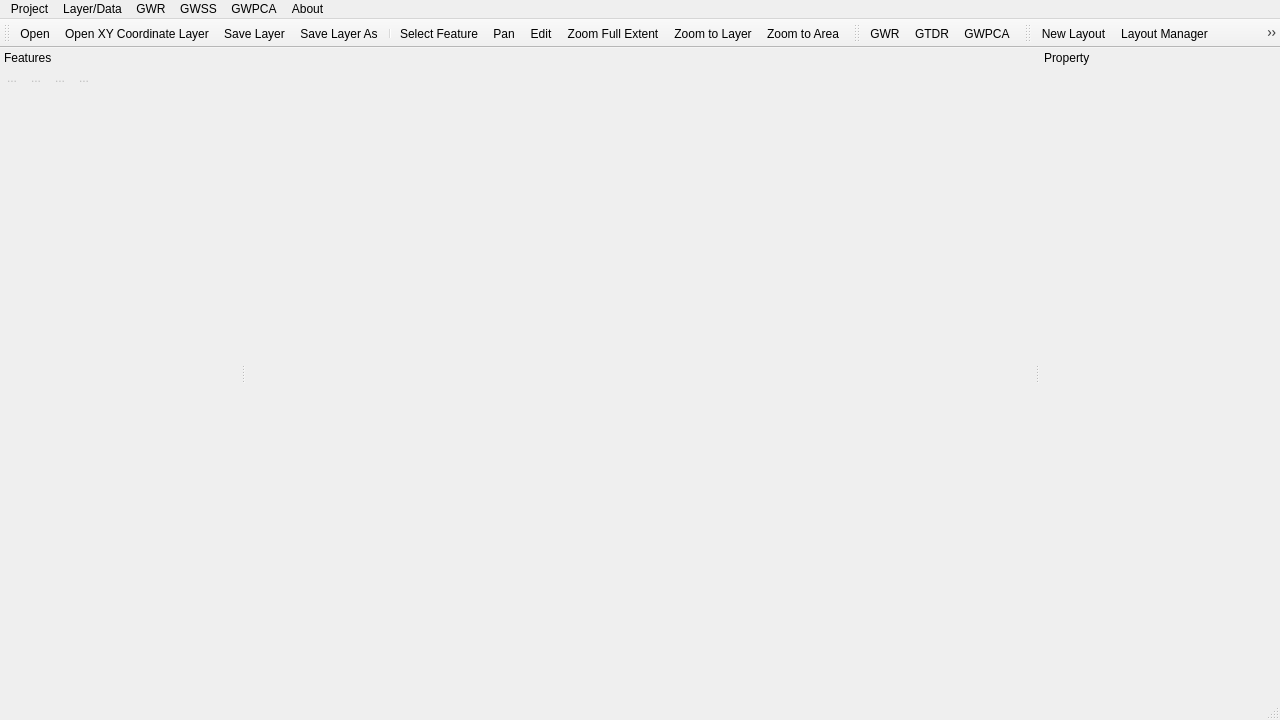
<?xml version="1.0" encoding="UTF-8"?>
<ui version="4.0">
 <class>MainWindow</class>
 <widget class="QMainWindow" name="MainWindow">
  <property name="geometry">
   <rect>
    <x>0</x>
    <y>0</y>
    <width>1280</width>
    <height>720</height>
   </rect>
  </property>
  <property name="minimumSize">
   <size>
    <width>1280</width>
    <height>720</height>
   </size>
  </property>
  <property name="windowTitle">
   <string>MainWindow</string>
  </property>
  <property name="windowIcon">
   <iconset>
    <normalon>:/images/icons/GWmodelS-256.ico</normalon>
   </iconset>
  </property>
  <widget class="QgsMapCanvas" name="mapCanvas"/>
  <widget class="QMenuBar" name="menubar">
   <property name="geometry">
    <rect>
     <x>0</x>
     <y>0</y>
     <width>1280</width>
     <height>26</height>
    </rect>
   </property>
   <widget class="QMenu" name="menu_File">
    <property name="title">
     <string>Project</string>
    </property>
    <addaction name="actionNew"/>
    <addaction name="action_Open_Project"/>
    <addaction name="separator"/>
    <addaction name="action_Save_NowProject"/>
    <addaction name="action_Save_Project"/>
    <addaction name="separator"/>
    <addaction name="action_SetProjCRS"/>
    <addaction name="separator"/>
    <addaction name="action_Exit"/>
   </widget>
   <widget class="QMenu" name="menuGWR">
    <property name="title">
     <string>GWR</string>
    </property>
    <addaction name="actionBasic_GWR"/>
    <addaction name="actionMultiscale_GWR"/>
    <addaction name="actionGTWR"/>
    <addaction name="actionRobustGWR"/>
    <addaction name="actionLocal_collinearity_GWR"/>
    <addaction name="action_GGWR"/>
    <addaction name="actionScalable_GWR"/>
   </widget>
   <widget class="QMenu" name="menuLayer_Data">
    <property name="title">
     <string>Layer/Data</string>
    </property>
    <addaction name="action_ESRI_Shapefile"/>
    <addaction name="actionGeo_Json"/>
    <addaction name="action_GPKG"/>
    <addaction name="separator"/>
    <addaction name="action_CSV"/>
   </widget>
   <widget class="QMenu" name="menuGWSS">
    <property name="title">
     <string>GWSS</string>
    </property>
    <addaction name="actionGW_Averages"/>
    <addaction name="actionGW_Correlations"/>
   </widget>
   <widget class="QMenu" name="menuGWPCA">
    <property name="title">
     <string>GWPCA</string>
    </property>
    <addaction name="actionBasic_GWPCA"/>
    <addaction name="actionRobust_GWPCA"/>
    <addaction name="separator"/>
   </widget>
   <widget class="QMenu" name="menuAbout">
    <property name="title">
     <string>About</string>
    </property>
    <addaction name="actionInformation"/>
    <addaction name="actionGWmodel_Team"/>
    <addaction name="actionDevelopment_Team"/>
   </widget>
   <addaction name="menu_File"/>
   <addaction name="menuLayer_Data"/>
   <addaction name="menuGWR"/>
   <addaction name="menuGWSS"/>
   <addaction name="menuGWPCA"/>
   <addaction name="menuAbout"/>
  </widget>
  <widget class="QStatusBar" name="statusbar"/>
  <widget class="QDockWidget" name="dckFeaturePanel">
   <property name="features">
    <set>QDockWidget::NoDockWidgetFeatures</set>
   </property>
   <property name="allowedAreas">
    <set>Qt::LeftDockWidgetArea</set>
   </property>
   <property name="windowTitle">
    <string>Features</string>
   </property>
   <attribute name="dockWidgetArea">
    <number>1</number>
   </attribute>
   <widget class="QWidget" name="dockPanelWidget">
    <layout class="QVBoxLayout" name="verticalLayout" stretch="0,1">
     <property name="leftMargin">
      <number>0</number>
     </property>
     <property name="topMargin">
      <number>0</number>
     </property>
     <property name="rightMargin">
      <number>0</number>
     </property>
     <property name="bottomMargin">
      <number>0</number>
     </property>
     <item>
      <layout class="QHBoxLayout" name="horizontalLayout_3">
       <property name="spacing">
        <number>0</number>
       </property>
       <item>
        <widget class="QToolButton" name="featureSymbolBtn">
         <property name="enabled">
          <bool>false</bool>
         </property>
         <property name="text">
          <string>...</string>
         </property>
         <property name="icon">
          <iconset resource="images/images.qrc">
           <normaloff>:/images/themes/default/propertyicons/symbology.svg</normaloff>:/images/themes/default/propertyicons/symbology.svg</iconset>
         </property>
         <property name="autoRaise">
          <bool>true</bool>
         </property>
        </widget>
       </item>
       <item>
        <widget class="QToolButton" name="featureSortUpBtn">
         <property name="enabled">
          <bool>false</bool>
         </property>
         <property name="text">
          <string>...</string>
         </property>
         <property name="icon">
          <iconset resource="images/images.qrc">
           <normaloff>:/images/themes/default/mActionCollapseTree.svg</normaloff>:/images/themes/default/mActionCollapseTree.svg</iconset>
         </property>
         <property name="autoRaise">
          <bool>true</bool>
         </property>
        </widget>
       </item>
       <item>
        <widget class="QToolButton" name="featureSortDownBtn">
         <property name="enabled">
          <bool>false</bool>
         </property>
         <property name="text">
          <string>...</string>
         </property>
         <property name="icon">
          <iconset resource="images/images.qrc">
           <normaloff>:/images/themes/default/mActionExpandTree.svg</normaloff>:/images/themes/default/mActionExpandTree.svg</iconset>
         </property>
         <property name="autoRaise">
          <bool>true</bool>
         </property>
        </widget>
       </item>
       <item>
        <widget class="QToolButton" name="featureRemoveBtn">
         <property name="enabled">
          <bool>false</bool>
         </property>
         <property name="text">
          <string>...</string>
         </property>
         <property name="icon">
          <iconset resource="images/images.qrc">
           <normaloff>:/images/themes/default/mActionRemoveLayer.svg</normaloff>:/images/themes/default/mActionRemoveLayer.svg</iconset>
         </property>
         <property name="autoRaise">
          <bool>true</bool>
         </property>
        </widget>
       </item>
       <item>
        <spacer name="horizontalSpacer">
         <property name="orientation">
          <enum>Qt::Horizontal</enum>
         </property>
         <property name="sizeHint" stdset="0">
          <size>
           <width>40</width>
           <height>20</height>
          </size>
         </property>
        </spacer>
       </item>
      </layout>
     </item>
     <item>
      <widget class="GwmFeaturePanel" name="featurePanel" native="true">
       <property name="minimumSize">
        <size>
         <width>240</width>
         <height>0</height>
        </size>
       </property>
      </widget>
     </item>
    </layout>
   </widget>
  </widget>
  <widget class="QDockWidget" name="dckPropertyPanel">
   <property name="minimumSize">
    <size>
     <width>240</width>
     <height>42</height>
    </size>
   </property>
   <property name="features">
    <set>QDockWidget::NoDockWidgetFeatures</set>
   </property>
   <property name="windowTitle">
    <string>Property</string>
   </property>
   <attribute name="dockWidgetArea">
    <number>2</number>
   </attribute>
   <widget class="GwmPropertyPanel" name="propertyPanel"/>
  </widget>
  <widget class="QToolBar" name="tbrGeneral">
   <property name="windowTitle">
    <string>toolBar</string>
   </property>
   <attribute name="toolBarArea">
    <enum>TopToolBarArea</enum>
   </attribute>
   <attribute name="toolBarBreak">
    <bool>false</bool>
   </attribute>
   <addaction name="actionOpen"/>
   <addaction name="actionOpen_XY_Coordinate_Layer"/>
   <addaction name="actionSave_Layer"/>
   <addaction name="actionSave_Layer_As"/>
   <addaction name="separator"/>
   <addaction name="actionSelect_Feature"/>
   <addaction name="actionPan"/>
   <addaction name="actionEdit"/>
   <addaction name="actionZoom_Full_Extent"/>
   <addaction name="actionZoom_to_Layer"/>
   <addaction name="actionZoom_to_Area"/>
  </widget>
  <widget class="QToolBar" name="tbrGeographicalAlgorithm">
   <property name="windowTitle">
    <string>toolBar</string>
   </property>
   <attribute name="toolBarArea">
    <enum>TopToolBarArea</enum>
   </attribute>
   <attribute name="toolBarBreak">
    <bool>false</bool>
   </attribute>
   <addaction name="actionGWR"/>
   <addaction name="actionGTDR"/>
   <addaction name="actionGWPCA"/>
  </widget>
  <widget class="QToolBar" name="toolBar">
   <property name="windowTitle">
    <string>toolBar</string>
   </property>
   <attribute name="toolBarArea">
    <enum>TopToolBarArea</enum>
   </attribute>
   <attribute name="toolBarBreak">
    <bool>false</bool>
   </attribute>
   <addaction name="actionNew_Layout"/>
   <addaction name="actionLayout_Manager"/>
   <addaction name="actionLayout_Batch"/>
  </widget>
  <action name="action_Open_Project">
   <property name="enabled">
    <bool>true</bool>
   </property>
   <property name="text">
    <string>&amp;Open</string>
   </property>
  </action>
  <action name="action_Save_Project">
   <property name="text">
    <string>&amp;Save As</string>
   </property>
  </action>
  <action name="action_Exit">
   <property name="text">
    <string>&amp;Exit</string>
   </property>
  </action>
  <action name="actionRobustGWR">
   <property name="text">
    <string>Robust GWR</string>
   </property>
  </action>
  <action name="actionScalable_GWR">
   <property name="text">
    <string>Scalable GWR</string>
   </property>
  </action>
  <action name="action_GGWR">
   <property name="text">
    <string>Generalized GWR</string>
   </property>
  </action>
  <action name="actionLocal_collinearity_GWR">
   <property name="text">
    <string>Local-collinearity GWR</string>
   </property>
  </action>
  <action name="actionMultiscale_GWR">
   <property name="text">
    <string>Multiscale GWR</string>
   </property>
  </action>
  <action name="actionBasic_GWR">
   <property name="text">
    <string>Basic GWR</string>
   </property>
  </action>
  <action name="actionOpen">
   <property name="icon">
    <iconset resource="images/images.qrc">
     <normaloff>:/images/themes/default/mActionAddOgrLayer.svg</normaloff>:/images/themes/default/mActionAddOgrLayer.svg</iconset>
   </property>
   <property name="text">
    <string>Open</string>
   </property>
   <property name="toolTip">
    <string>Open Layer</string>
   </property>
  </action>
  <action name="actionOpen_XY_Coordinate_Layer">
   <property name="icon">
    <iconset resource="images/images.qrc">
     <normaloff>:/images/themes/default/mActionAddDelimitedTextLayer.svg</normaloff>:/images/themes/default/mActionAddDelimitedTextLayer.svg</iconset>
   </property>
   <property name="text">
    <string>Open XY Coordinate Layer</string>
   </property>
   <property name="toolTip">
    <string>Open XY Coordinate Layer</string>
   </property>
  </action>
  <action name="actionSave_Layer">
   <property name="icon">
    <iconset resource="images/images.qrc">
     <normaloff>:/images/themes/default/mActionFileSave.svg</normaloff>:/images/themes/default/mActionFileSave.svg</iconset>
   </property>
   <property name="text">
    <string>Save Layer</string>
   </property>
  </action>
  <action name="actionSave_Layer_As">
   <property name="icon">
    <iconset resource="images/images.qrc">
     <normaloff>:/images/themes/default/mActionFileSaveAs.svg</normaloff>:/images/themes/default/mActionFileSaveAs.svg</iconset>
   </property>
   <property name="text">
    <string>Save Layer As</string>
   </property>
   <property name="toolTip">
    <string>Save Layer As</string>
   </property>
  </action>
  <action name="actionSelect_Feature">
   <property name="icon">
    <iconset resource="images/images.qrc">
     <normaloff>:/images/themes/default/mActionIdentify.svg</normaloff>:/images/themes/default/mActionIdentify.svg</iconset>
   </property>
   <property name="text">
    <string>Select Feature</string>
   </property>
  </action>
  <action name="actionPan">
   <property name="icon">
    <iconset resource="images/images.qrc">
     <normaloff>:/images/themes/default/mActionPan.svg</normaloff>:/images/themes/default/mActionPan.svg</iconset>
   </property>
   <property name="text">
    <string>Pan</string>
   </property>
  </action>
  <action name="actionEdit">
   <property name="icon">
    <iconset resource="images/images.qrc">
     <normaloff>:/images/themes/default/mActionToggleEditing.svg</normaloff>:/images/themes/default/mActionToggleEditing.svg</iconset>
   </property>
   <property name="text">
    <string>Edit</string>
   </property>
  </action>
  <action name="actionZoom_Full_Extent">
   <property name="icon">
    <iconset resource="images/images.qrc">
     <normaloff>:/images/themes/default/mActionZoomFullExtent.svg</normaloff>:/images/themes/default/mActionZoomFullExtent.svg</iconset>
   </property>
   <property name="text">
    <string>Zoom Full Extent</string>
   </property>
  </action>
  <action name="actionZoom_to_Layer">
   <property name="icon">
    <iconset resource="images/images.qrc">
     <normaloff>:/images/themes/default/mActionZoomToLayer.svg</normaloff>:/images/themes/default/mActionZoomToLayer.svg</iconset>
   </property>
   <property name="text">
    <string>Zoom to Layer</string>
   </property>
  </action>
  <action name="actionZoom_to_Area">
   <property name="icon">
    <iconset resource="images/images.qrc">
     <normaloff>:/images/themes/default/mActionZoomToArea.svg</normaloff>:/images/themes/default/mActionZoomToArea.svg</iconset>
   </property>
   <property name="text">
    <string>Zoom to Area</string>
   </property>
  </action>
  <action name="actionGWR">
   <property name="icon">
    <iconset resource="images/images.qrc">
     <normaloff>:/images/icons/GWR.svg</normaloff>:/images/icons/GWR.svg</iconset>
   </property>
   <property name="text">
    <string>GWR</string>
   </property>
  </action>
  <action name="actionGTDR">
   <property name="icon">
    <iconset resource="images/images.qrc">
     <normaloff>:/images/icons/GTDR.png</normaloff>:/images/icons/GTDR.png</iconset>
   </property>
   <property name="text">
    <string>GTDR</string>
   </property>
  </action>
  <action name="actionGWPCA">
   <property name="icon">
    <iconset resource="images/images.qrc">
     <normaloff>:/images/icons/GWPCA.svg</normaloff>:/images/icons/GWPCA.svg</iconset>
   </property>
   <property name="text">
    <string>GWPCA</string>
   </property>
   <property name="visible">
    <bool>true</bool>
   </property>
   <property name="iconVisibleInMenu">
    <bool>true</bool>
   </property>
  </action>
  <action name="actionNew_Layout">
   <property name="icon">
    <iconset resource="images/images.qrc">
     <normaloff>:/images/themes/default/mActionNewLayout.svg</normaloff>:/images/themes/default/mActionNewLayout.svg</iconset>
   </property>
   <property name="text">
    <string>New Layout</string>
   </property>
  </action>
  <action name="actionLayout_Manager">
   <property name="icon">
    <iconset resource="images/images.qrc">
     <normaloff>:/images/themes/default/mActionLayoutManager.svg</normaloff>:/images/themes/default/mActionLayoutManager.svg</iconset>
   </property>
   <property name="text">
    <string>Layout Manager</string>
   </property>
  </action>
  <action name="actionLayout_Batch">
   <property name="icon">
    <iconset resource="images/images.qrc">
     <normaloff>:/images/themes/default/mLayoutItemTable.svg</normaloff>:/images/themes/default/mLayoutItemTable.svg</iconset>
   </property>
   <property name="text">
    <string>Layout Batch</string>
   </property>
  </action>
  <action name="actionGTWR">
   <property name="text">
    <string>GTWR</string>
   </property>
  </action>
  <action name="action_Save_NowProject">
   <property name="text">
    <string>&amp;Save</string>
   </property>
  </action>
  <action name="action_ESRI_Shapefile">
   <property name="text">
    <string>ESRI Shapefile</string>
   </property>
  </action>
  <action name="actionGeo_Json">
   <property name="text">
    <string>GeoJSON</string>
   </property>
  </action>
  <action name="action_GPKG">
   <property name="text">
    <string>GPKG</string>
   </property>
  </action>
  <action name="action_CSV">
   <property name="text">
    <string>CSV</string>
   </property>
  </action>
  <action name="actionBasic_GWR_2">
   <property name="text">
    <string>Basic GWR</string>
   </property>
  </action>
  <action name="actionScalable_GWR_2">
   <property name="text">
    <string>Scalable GWR</string>
   </property>
  </action>
  <action name="actionRobust_GWR">
   <property name="text">
    <string>Robust GWR</string>
   </property>
  </action>
  <action name="actionLocally_Compensated_Ridge_GWR">
   <property name="text">
    <string>Locally Compensated Ridge GWR</string>
   </property>
  </action>
  <action name="actionGeneralized_GWR">
   <property name="text">
    <string>Generalized GWR</string>
   </property>
  </action>
  <action name="actionMultiscale_GWR_2">
   <property name="text">
    <string>Multiscale GWR</string>
   </property>
  </action>
  <action name="actionGTWR_2">
   <property name="text">
    <string>GTWR</string>
   </property>
  </action>
  <action name="actionGW_Averages">
   <property name="text">
    <string>GW Averages</string>
   </property>
  </action>
  <action name="actionGW_Covariance">
   <property name="text">
    <string>GW Covariance</string>
   </property>
  </action>
  <action name="actionGW_Correlations">
   <property name="text">
    <string>GW Correlations</string>
   </property>
  </action>
  <action name="actionBasic_GWPCA">
   <property name="text">
    <string>Basic GWPCA</string>
   </property>
  </action>
  <action name="actionRobust_GWPCA">
   <property name="text">
    <string>Robust GWPCA</string>
   </property>
  </action>
  <action name="actionGlyph_Plot">
   <property name="text">
    <string>Glyph Plot</string>
   </property>
  </action>
  <action name="actionFlow_data">
   <property name="text">
    <string>Flow data</string>
   </property>
  </action>
  <action name="actionFlow_distance">
   <property name="text">
    <string>Flow distance</string>
   </property>
  </action>
  <action name="action_CsvToDat">
   <property name="text">
    <string>CsvToMat</string>
   </property>
  </action>
  <action name="actionSWIM">
   <property name="text">
    <string>SWIM</string>
   </property>
  </action>
  <action name="actionFlow_Visualization">
   <property name="text">
    <string>Flow Visualization</string>
   </property>
  </action>
  <action name="actionInformation">
   <property name="text">
    <string>Information</string>
   </property>
  </action>
  <action name="actionGWmodel_Team">
   <property name="text">
    <string>GWmodel Team</string>
   </property>
  </action>
  <action name="actionDevelopment_Team">
   <property name="text">
    <string>Development Team</string>
   </property>
  </action>
  <action name="actionNew">
   <property name="text">
    <string>New</string>
   </property>
  </action>
  <action name="action_SetProjCRS">
   <property name="text">
    <string>Set Proj CRS</string>
   </property>
  </action>
 </widget>
 <customwidgets>
  <customwidget>
   <class>QgsMapCanvas</class>
   <extends>QWidget</extends>
   <header>qgsmapcanvas.h</header>
   <container>1</container>
  </customwidget>
  <customwidget>
   <class>GwmFeaturePanel</class>
   <extends>QWidget</extends>
   <header>gwmfeaturepanel.h</header>
   <container>1</container>
  </customwidget>
  <customwidget>
   <class>GwmPropertyPanel</class>
   <extends>QWidget</extends>
   <header>gwmpropertypanel.h</header>
   <container>1</container>
  </customwidget>
 </customwidgets>
 <resources>
  <include location="images/images.qrc"/>
  <include location="images/images.qrc"/>
 </resources>
 <connections/>
</ui>
